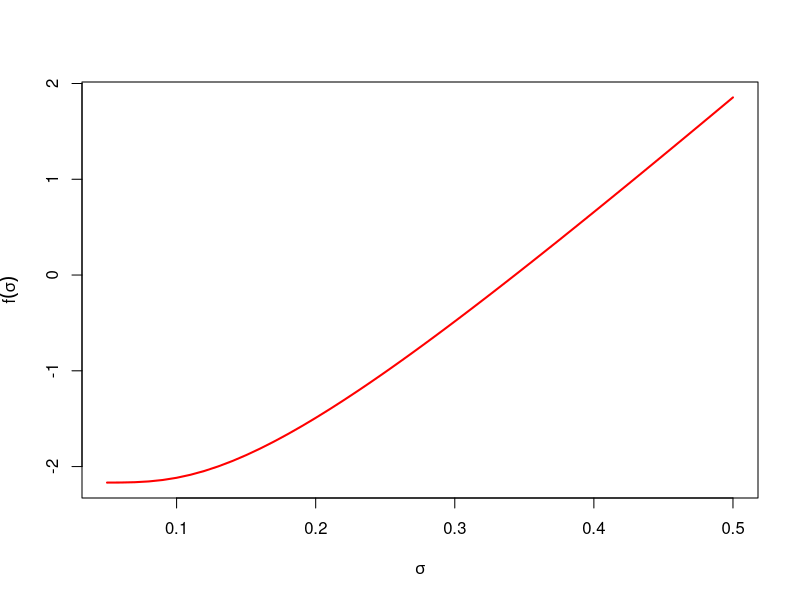

This chart was generated by the following R code:
#store the function that calculates the Black-Scholes's formula
bs <- function(S, T, t, K, r, s, q) {
  dp <- (log(S/K) + (r - q + 0.5 * s^2) * (T - t)) / (s * sqrt(T - t))
  dm <- dp - s * sqrt(T - t)
  S * exp(-q * (T - t)) * pnorm(dp) - K * exp(-r * (T - t)) * pnorm(dm)
}


#Calculate and plot the value of Black-Scholes price with respect to the volatility
#From the plot we can see that with volatility close to 0.3, the error from the real option price is close to 0.
sigmas <- seq(0.05, 0.5, by=0.01)
fsig <- bs(50, 0.5, 0.0, 45, 0.06, sigmas, 0.02) - 8
plot(sigmas, fsig, type="l", col="red", xlab=expression(sigma), ylab=expression(f(sigma)), lwd=2)


#Create a function that calculates the bisection value f(c) until the error is within the tolerance of 0.001
bisection <- function(f, a, b, tol=0.001) {
  while (b - a > tol) {
    c <- (a + b) / 2
    if (sign(f(c)) == sign(f(a)))
      a <- c
    else
      b <- c
  }
  (a + b) / 2
}



#calculate the volatility for this Black-Scholes formula
fsig <- function (sigma)
  bs(50, 0.5, 0.0, 45, 0.06, sigma, 0.02) - 8
bisection(fsig, 0.2, 0.4)



#calculate the Black-Scholes price
bs(50, 0.5, 0, 45, 0.06, 0.3433594, 0.02)
